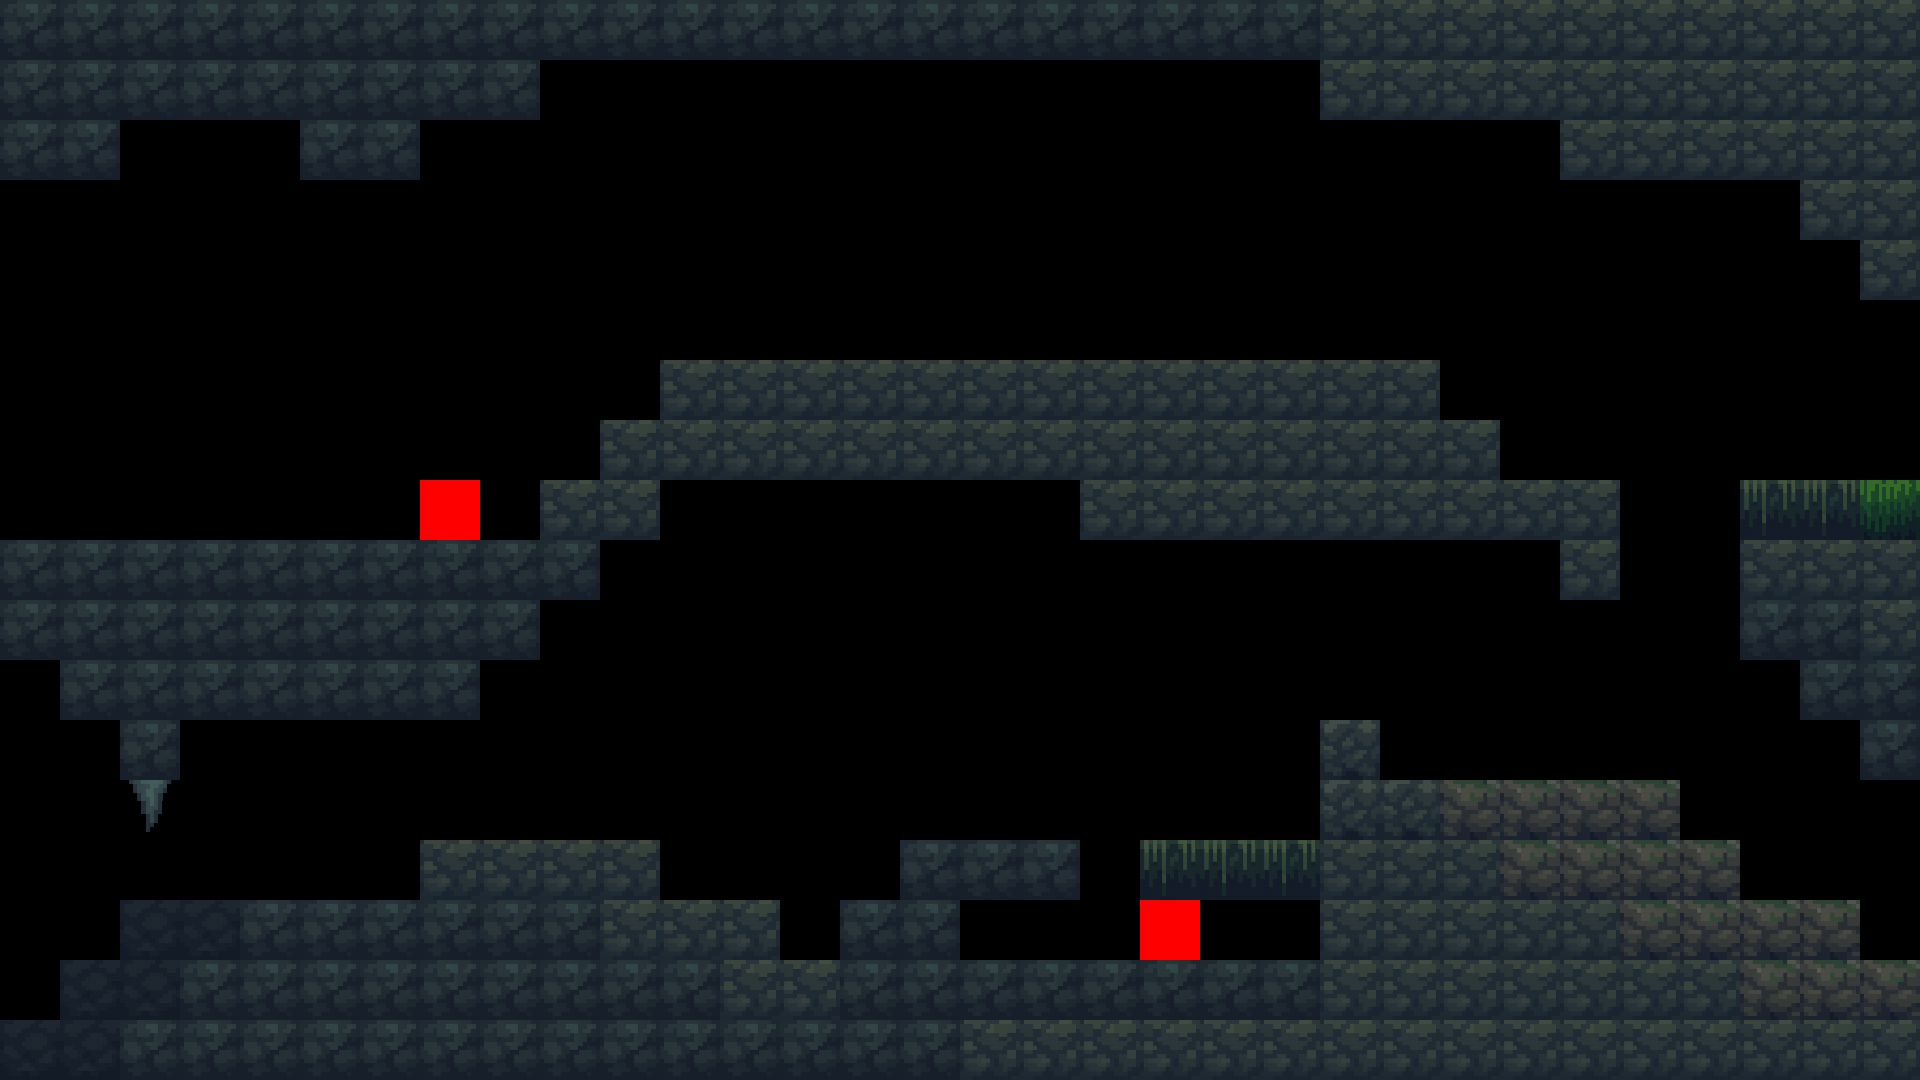

The image is a tile-based game level rendered from a .tmx file. Its description and complete source (layers, tilesets, objects, tile grids) follow:
An orthogonal 32x18 tile map with 60x60 px tiles, 1 tile layer (Tile Layer 1).

<map version="1.10" tiledversion="1.11.2" orientation="orthogonal" renderorder="right-down" width="32" height="18" tilewidth="60" tileheight="60" infinite="0" nextlayerid="2" nextobjectid="1">
 <editorsettings>
  <export target="../assets/tilemap/lv4.csv" format="csv" />
 </editorsettings>
 <tileset firstgid="1" source="tileset_incave.tsx" />
 <layer id="1" name="Tile Layer 1" width="32" height="18">
  <data encoding="csv">
9,9,9,9,9,9,9,9,9,9,9,9,9,9,9,9,9,9,9,9,9,9,5,5,5,5,5,5,5,5,5,5,
9,9,9,9,9,9,9,9,9,0,0,0,0,0,0,0,0,0,0,0,0,0,5,5,5,5,5,5,5,5,5,5,
9,9,0,0,0,9,9,0,0,0,0,0,0,0,0,0,0,0,0,0,0,0,0,0,0,0,5,5,5,5,5,5,
0,0,0,0,0,0,0,0,0,0,0,0,0,0,0,0,0,0,0,0,0,0,0,0,0,0,0,0,0,0,5,5,
0,0,0,0,0,0,0,0,0,0,0,0,0,0,0,0,0,0,0,0,0,0,0,0,0,0,0,0,0,0,0,5,
0,0,0,0,0,0,0,0,0,0,0,0,0,0,0,0,0,0,0,0,0,0,0,0,0,0,0,0,0,0,0,0,
0,0,0,0,0,0,0,0,0,0,0,5,5,5,5,5,5,5,5,5,5,5,5,5,0,0,0,0,0,0,0,0,
0,0,0,0,0,0,0,0,0,0,5,5,5,5,5,5,5,5,5,5,5,5,5,5,5,0,0,0,0,0,0,0,
0,0,0,0,0,0,0,15,0,5,5,0,0,0,0,0,0,0,5,5,5,5,5,5,5,5,5,0,0,3,3,4,
9,9,9,9,9,9,9,9,9,9,0,0,0,0,0,0,0,0,0,0,0,0,0,0,0,0,5,0,0,5,5,5,
9,9,9,9,9,9,9,9,9,0,0,0,0,0,0,0,0,0,0,0,0,0,0,0,0,0,0,0,0,9,9,5,
0,9,9,9,9,9,9,9,0,0,0,0,0,0,0,0,0,0,0,0,0,0,0,0,0,0,0,0,0,0,9,9,
0,0,9,0,0,0,0,0,0,0,0,0,0,0,0,0,0,0,0,0,0,0,2,0,0,0,0,0,0,0,0,9,
0,0,8,0,0,0,0,0,0,0,0,0,0,0,0,0,0,0,0,0,0,0,2,2,1,1,1,1,0,0,0,0,
0,0,0,0,0,0,0,5,5,5,5,0,0,0,0,9,9,9,0,3,3,3,5,5,5,1,1,1,1,0,0,0,
0,0,7,7,9,9,9,9,9,9,5,5,5,0,9,9,0,0,0,15,0,0,5,5,5,5,5,1,1,1,1,0,
0,7,7,9,9,9,9,9,9,9,9,9,5,5,9,9,9,9,9,9,9,9,5,5,5,5,5,5,5,1,1,1,
7,7,9,9,9,9,9,9,9,9,9,9,9,9,9,9,5,5,5,5,5,5,5,5,5,5,5,5,5,5,5,5
</data>
 </layer>
</map>
